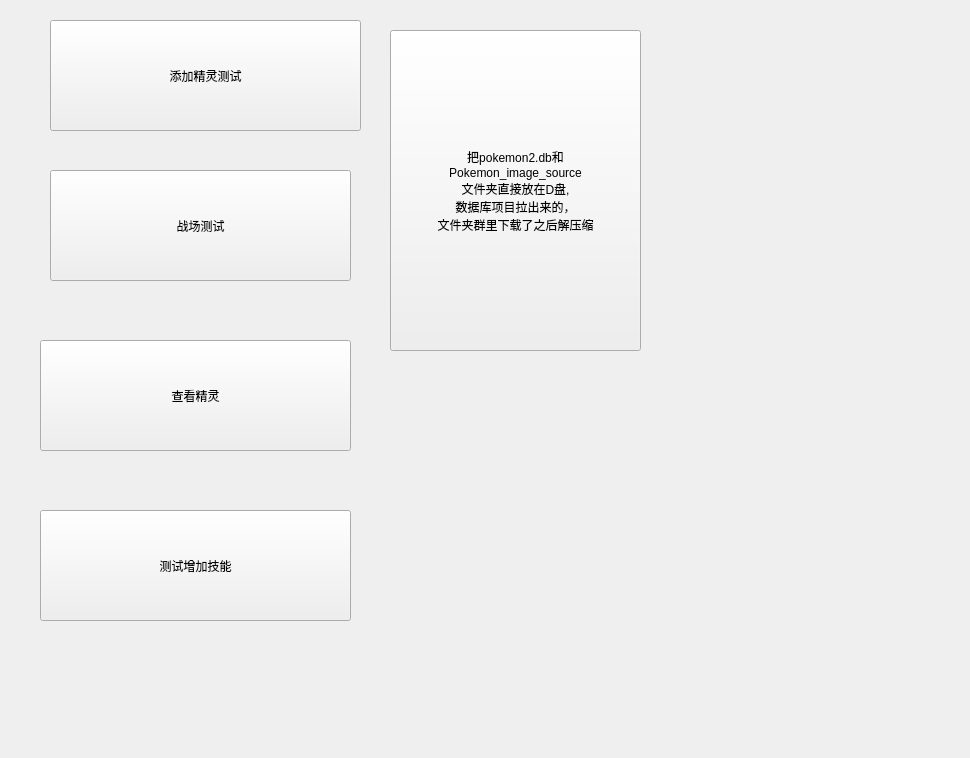
<?xml version="1.0" encoding="UTF-8"?>
<ui version="4.0">
 <class>MainWindow</class>
 <widget class="QMainWindow" name="MainWindow">
  <property name="geometry">
   <rect>
    <x>0</x>
    <y>0</y>
    <width>970</width>
    <height>758</height>
   </rect>
  </property>
  <property name="windowTitle">
   <string>MainWindow</string>
  </property>
  <widget class="QWidget" name="centralWidget">
   <layout class="QHBoxLayout" name="horizontalLayout">
    <property name="spacing">
     <number>0</number>
    </property>
    <property name="leftMargin">
     <number>0</number>
    </property>
    <property name="topMargin">
     <number>0</number>
    </property>
    <property name="rightMargin">
     <number>0</number>
    </property>
    <property name="bottomMargin">
     <number>0</number>
    </property>
    <item>
     <widget class="QStackedWidget" name="stackedWidget">
      <property name="styleSheet">
       <string notr="true"/>
      </property>
      <property name="currentIndex">
       <number>0</number>
      </property>
      <widget class="QWidget" name="page_menu">
       <property name="styleSheet">
        <string notr="true">#page_menu{border-image: url(:/image/image/bg.jpg);}</string>
       </property>
       <widget class="QPushButton" name="btnBattle">
        <property name="geometry">
         <rect>
          <x>50</x>
          <y>170</y>
          <width>301</width>
          <height>111</height>
         </rect>
        </property>
        <property name="text">
         <string>战场测试</string>
        </property>
       </widget>
       <widget class="QPushButton" name="btnAddPokemon">
        <property name="geometry">
         <rect>
          <x>50</x>
          <y>20</y>
          <width>311</width>
          <height>111</height>
         </rect>
        </property>
        <property name="text">
         <string>添加精灵测试</string>
        </property>
       </widget>
       <widget class="QPushButton" name="btnViewPokemon">
        <property name="geometry">
         <rect>
          <x>40</x>
          <y>340</y>
          <width>311</width>
          <height>111</height>
         </rect>
        </property>
        <property name="text">
         <string>查看精灵</string>
        </property>
       </widget>
       <widget class="QPushButton" name="pushButton_4">
        <property name="geometry">
         <rect>
          <x>40</x>
          <y>510</y>
          <width>311</width>
          <height>111</height>
         </rect>
        </property>
        <property name="text">
         <string>测试增加技能</string>
        </property>
       </widget>
       <widget class="QPushButton" name="pushButton_3">
        <property name="geometry">
         <rect>
          <x>390</x>
          <y>30</y>
          <width>251</width>
          <height>321</height>
         </rect>
        </property>
        <property name="text">
         <string>把pokemon2.db和
Pokemon_image_source
文件夹直接放在D盘,
数据库项目拉出来的，
文件夹群里下载了之后解压缩</string>
        </property>
       </widget>
      </widget>
      <widget class="QWidget" name="page_battle">
       <layout class="QHBoxLayout" name="horizontalLayout_2">
        <property name="spacing">
         <number>0</number>
        </property>
        <property name="leftMargin">
         <number>0</number>
        </property>
        <property name="topMargin">
         <number>0</number>
        </property>
        <property name="rightMargin">
         <number>0</number>
        </property>
        <property name="bottomMargin">
         <number>0</number>
        </property>
        <item>
         <widget class="QGraphicsView" name="graphicsView"/>
        </item>
       </layout>
      </widget>
      <widget class="QWidget" name="page_test_add">
       <widget class="QPushButton" name="pushButton">
        <property name="geometry">
         <rect>
          <x>600</x>
          <y>100</y>
          <width>75</width>
          <height>23</height>
         </rect>
        </property>
        <property name="text">
         <string>添加</string>
        </property>
       </widget>
       <widget class="QLineEdit" name="lineEdit">
        <property name="geometry">
         <rect>
          <x>460</x>
          <y>100</y>
          <width>113</width>
          <height>20</height>
         </rect>
        </property>
       </widget>
       <widget class="QLabel" name="label">
        <property name="geometry">
         <rect>
          <x>460</x>
          <y>70</y>
          <width>301</width>
          <height>16</height>
         </rect>
        </property>
        <property name="text">
         <string>输入id就行了(1~62)</string>
        </property>
       </widget>
       <widget class="QPushButton" name="btnBack">
        <property name="geometry">
         <rect>
          <x>620</x>
          <y>220</y>
          <width>75</width>
          <height>23</height>
         </rect>
        </property>
        <property name="text">
         <string>返回</string>
        </property>
       </widget>
       <widget class="QPushButton" name="pushButton_2">
        <property name="geometry">
         <rect>
          <x>600</x>
          <y>300</y>
          <width>75</width>
          <height>23</height>
         </rect>
        </property>
        <property name="text">
         <string>一键</string>
        </property>
       </widget>
      </widget>
      <widget class="QWidget" name="page_add_skil">
       <widget class="QPushButton" name="btnAddSkill">
        <property name="geometry">
         <rect>
          <x>680</x>
          <y>230</y>
          <width>75</width>
          <height>23</height>
         </rect>
        </property>
        <property name="text">
         <string>添加</string>
        </property>
       </widget>
       <widget class="QLineEdit" name="lineEdit_Id">
        <property name="geometry">
         <rect>
          <x>210</x>
          <y>150</y>
          <width>113</width>
          <height>20</height>
         </rect>
        </property>
       </widget>
       <widget class="QLineEdit" name="lineEdit_SkillName">
        <property name="geometry">
         <rect>
          <x>600</x>
          <y>160</y>
          <width>113</width>
          <height>20</height>
         </rect>
        </property>
       </widget>
       <widget class="QLabel" name="label_2">
        <property name="geometry">
         <rect>
          <x>240</x>
          <y>130</y>
          <width>54</width>
          <height>12</height>
         </rect>
        </property>
        <property name="text">
         <string>队伍序号</string>
        </property>
       </widget>
       <widget class="QLabel" name="label_3">
        <property name="geometry">
         <rect>
          <x>610</x>
          <y>130</y>
          <width>54</width>
          <height>12</height>
         </rect>
        </property>
        <property name="text">
         <string>技能威力</string>
        </property>
       </widget>
       <widget class="QLabel" name="label_4">
        <property name="geometry">
         <rect>
          <x>450</x>
          <y>130</y>
          <width>54</width>
          <height>12</height>
         </rect>
        </property>
        <property name="text">
         <string>技能名字</string>
        </property>
       </widget>
       <widget class="QLineEdit" name="lineEdit_SkillPower">
        <property name="geometry">
         <rect>
          <x>430</x>
          <y>170</y>
          <width>113</width>
          <height>20</height>
         </rect>
        </property>
       </widget>
       <widget class="QLabel" name="label_5">
        <property name="geometry">
         <rect>
          <x>770</x>
          <y>130</y>
          <width>54</width>
          <height>12</height>
         </rect>
        </property>
        <property name="text">
         <string>攻击属性</string>
        </property>
       </widget>
       <widget class="QCheckBox" name="checkBox">
        <property name="geometry">
         <rect>
          <x>780</x>
          <y>160</y>
          <width>161</width>
          <height>21</height>
         </rect>
        </property>
        <property name="text">
         <string>不打钩为物理，打钩特殊</string>
        </property>
       </widget>
       <widget class="QPushButton" name="btnBack2">
        <property name="geometry">
         <rect>
          <x>630</x>
          <y>350</y>
          <width>75</width>
          <height>23</height>
         </rect>
        </property>
        <property name="text">
         <string>返回</string>
        </property>
       </widget>
       <widget class="QLabel" name="label_6">
        <property name="geometry">
         <rect>
          <x>380</x>
          <y>220</y>
          <width>231</width>
          <height>61</height>
         </rect>
        </property>
        <property name="text">
         <string>技能属性不好选，默认为水属性吧</string>
        </property>
       </widget>
      </widget>
     </widget>
    </item>
   </layout>
  </widget>
 </widget>
 <layoutdefault spacing="6" margin="11"/>
 <resources/>
 <connections/>
</ui>
